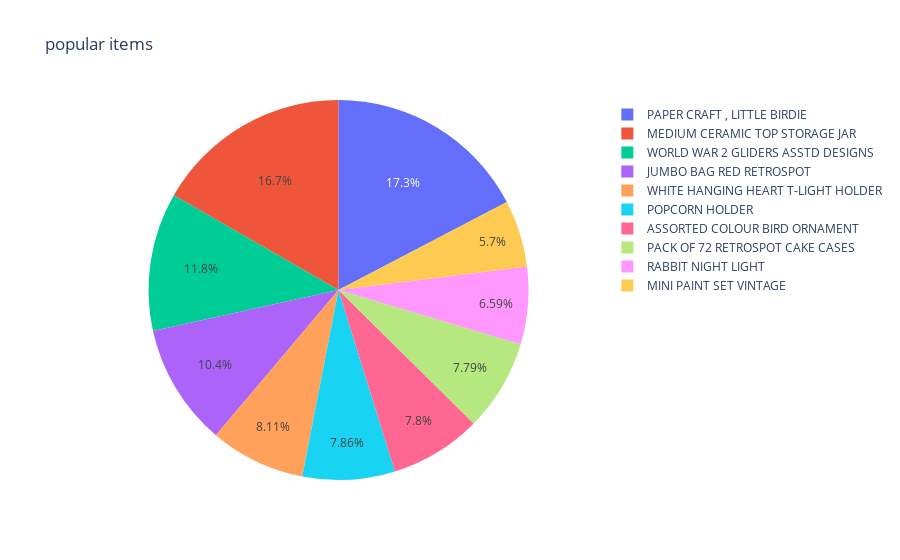

Write notebook code for a chart like this one.
### Markdown cell above
</div>
<div class="alert alert-danger" style="border-radius: 15px; box-shadow: 4px 4px 4px; border: 1px solid ">
<b> Team Lead's comment:Counting stockcodes here can doubtfully be a sign of popularity. Total quantitiy? Yes! Amount of invoices? Also yes! but count() of stockcode is just counting rows</b>

### Code cell
fig = px.pie(df_pop, values='total_quantity', names='description', title='popular items')
fig.show()

### Figure 1 — Plotly figure (JSON) as saved in the notebook; plotly's stock layout.template omitted (floating-point values rounded to 4 significant figures)
{"data": [{"domain": {"x": [0, 1], "y": [0, 1]}, "hovertemplate": "description=%{label}<br>total_quantity=%{value}<extra></extra>", "labels": ["PAPER CRAFT , LITTLE BIRDIE", "MEDIUM CERAMIC TOP STORAGE JAR", "WORLD WAR 2 GLIDERS ASSTD DESIGNS", "JUMBO BAG RED RETROSPOT", "WHITE HANGING HEART T-LIGHT HOLDER", "POPCORN HOLDER", "ASSORTED COLOUR BIRD ORNAMENT", "PACK OF 72 RETROSPOT CAKE CASES", "RABBIT NIGHT LIGHT", "MINI PAINT SET VINTAGE "], "legendgroup": "", "name": "", "showlegend": true, "type": "pie", "values": [80995, 78033, 55047, 48478, 37895, 36761, 36461, 36419, 30788, 26633]}], "layout": {"legend": {"tracegroupgap": 0}, "title": {"text": "popular items"}}}
